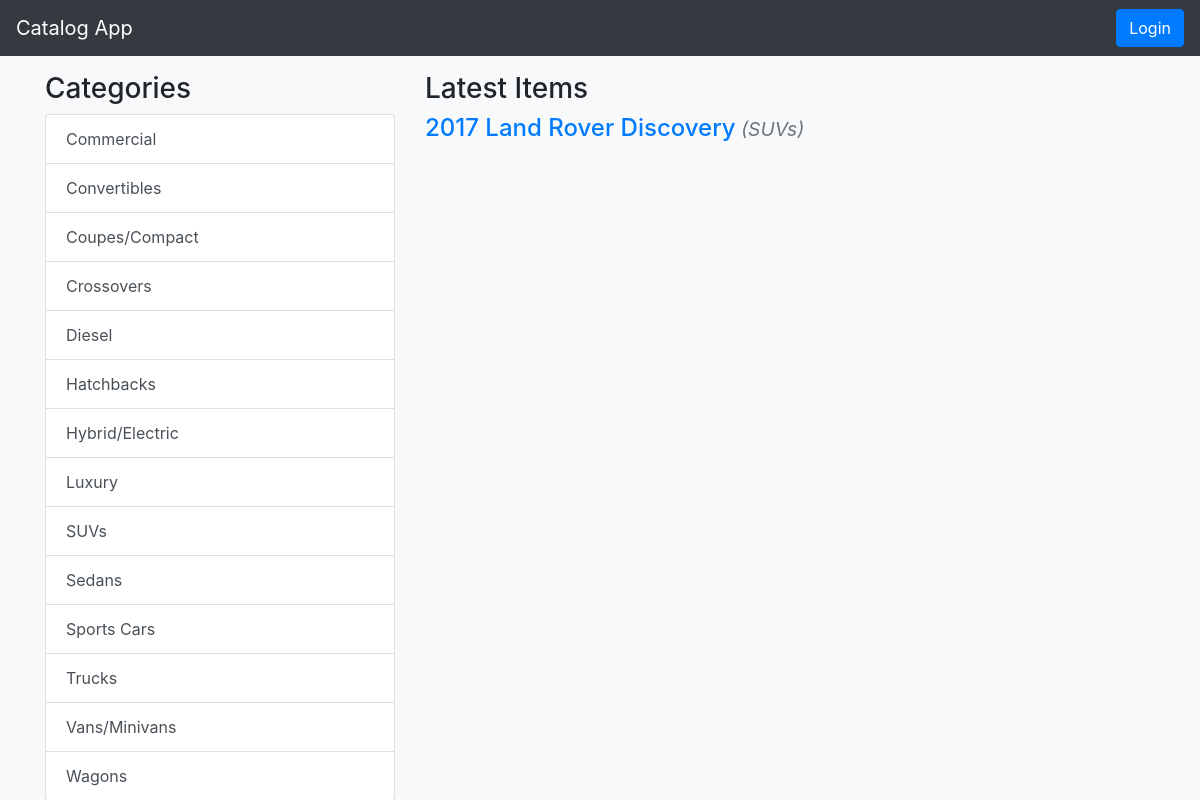
/catalog/SUVs/items/, run on the app's committed database.
### models.py (models this page shows, shortened)
class Category(Base):
    __tablename__ = 'category'
    id = Column(Integer, primary_key=True)
    name = Column(String(250), nullable=False)

class Item(Base):
    __tablename__ = 'item'
    id = Column(Integer, primary_key=True)
    name = Column(String(80), nullable=False)
    description = Column(String(2000))
    date = Column(DateTime, nullable=False)
    category_id = Column(Integer, ForeignKey('category.id'))
    category = relationship(Category)
    user_id = Column(Integer, ForeignKey('user.id'))
    user = relationship(User)

### app.py (the view, shortened to what this page needs)
@app.route('/catalog/<path:category_name>/items/')
def show_items(category_name):
    categories = session.query(Category).order_by(asc(Category.name))
    category = session.query(Category).filter_by(name=category_name).one()
    items = session.query(Item).filter_by(category=category).all()
    if 'username' not in login_session:
        return render_template('publicitems.html',
                               category=category,
                               categories=categories,
                               items=items)

### templates/publicitems.html (shortened to what this page needs)
{% extends "base.html" %}
{% block content %}
{% include "header.html" %}
<div class="container">
    <div class="row mt-3">
        <div class="col-4">
            <h3>Categories</h3>
            <div class="list-group">
            {% for category in categories %}
                <a href="{{url_for('show_items', category_name=category.name)}}" class="list-group-item list-group-item-action">{{category.name}}</a>
            {% endfor %}
            </div>
        </div>
        <div class="col-8">
            <h3>Latest Items</h3>
            {% for item in items %}
                <h4><a href="{{url_for('show_item', category_name=item.category.name, item_name=item.name)}}">{{item.name}}</a><small class="text-muted"><em> ({{item.category.name}})</em></small></h4>
            {% endfor %}
        </div>
    </div>
</div>
{% endblock %}

### data on the page
Category: name "Commercial"
Category: name "Convertibles"
Category: name "Coupes/Compact"
Category: name "Crossovers"
Category: name "Diesel"
Category: name "Hatchbacks"
Category: name "Hybrid/Electric"
Category: name "Luxury"
Category: name "SUVs"
Category: name "Sedans"
Category: name "Sports Cars"
Category: name "Trucks"
Category: name "Vans/Minivans"
Category: name "Wagons"
Item: name "2017 Land Rover Discovery", category.name "SUVs"
